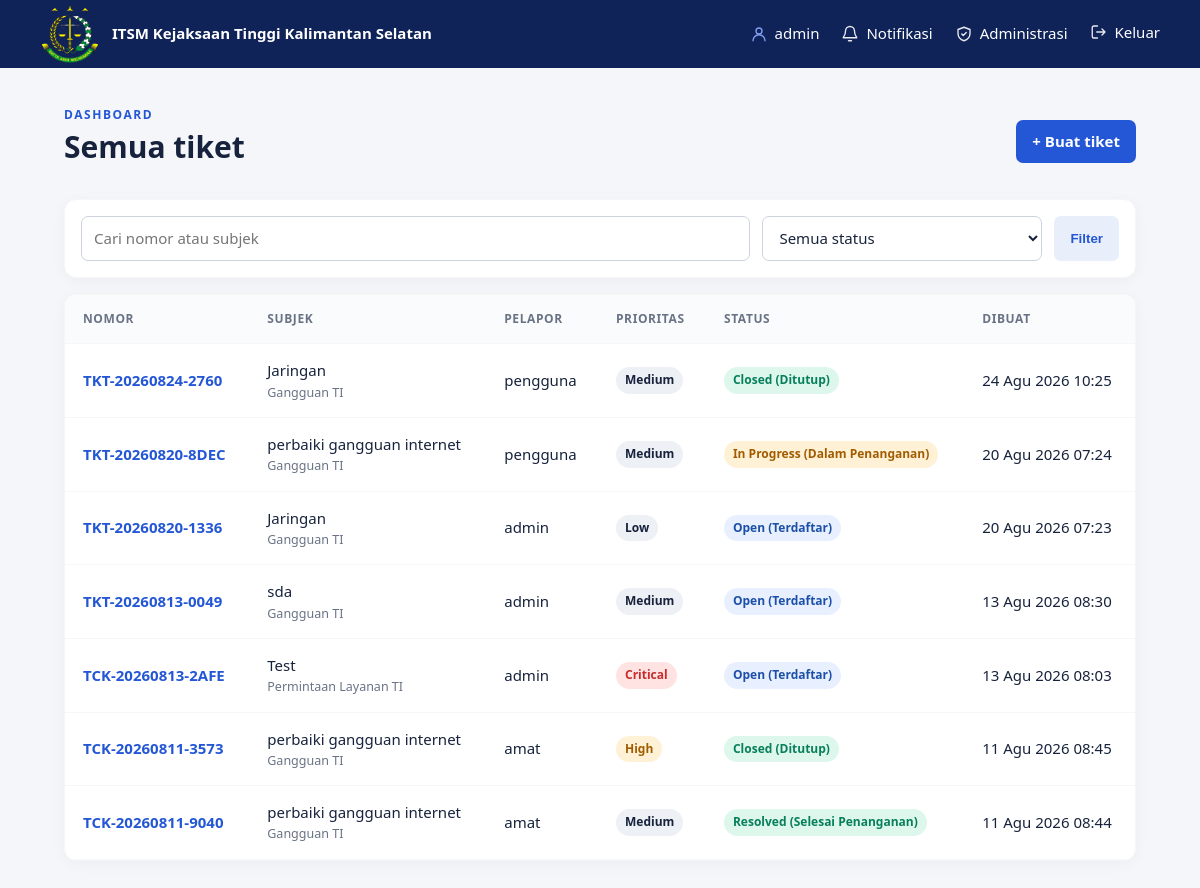
Screenshot of / (signed in) with the database file from the repository.
### tickets/models.py (models this page shows, shortened)
class Ticket(models.Model):
    PRIORITY_CHOICES = [
        ('LOW', 'Low'),
        ('MEDIUM', 'Medium'),
        ('HIGH', 'High'),
        ('CRITICAL', 'Critical'),
    ]
    STATUS_CHOICES = [
        ('OPEN', 'Open (Terdaftar)'),
        ('IN_PROGRESS', 'In Progress (Dalam Penanganan)'),
        ('RESOLVED', 'Resolved (Selesai Penanganan)'),
        ('CLOSED', 'Closed (Ditutup)'),
    ]
    ticket_number = models.CharField(max_length=25, unique=True, editable=False)
    reporter = models.ForeignKey(User, on_delete=models.CASCADE, related_name='reported_tickets')
    category = models.ForeignKey(Category, on_delete=models.PROTECT)
    subject = models.CharField(max_length=200)
    description = models.TextField()
    attachment = models.ImageField(upload_to='ticket_attachments/', blank=True, null=True)
    priority = models.CharField(max_length=10, choices=PRIORITY_CHOICES, default='MEDIUM')
    status = models.CharField(max_length=15, choices=STATUS_CHOICES, default='OPEN')
    created_at = models.DateTimeField(auto_now_add=True)
    updated_at = models.DateTimeField(auto_now=True)
    resolved_at = models.DateTimeField(null=True, blank=True)

class Category(models.Model):
    TYPE_CHOICES = [
        ("INCIDENT", "Gangguan"),
        ("SERVICE_REQUEST", "Permintaan Layanan"),
    ]
    name = models.CharField(max_length=100)
    ticket_type = models.CharField(
        max_length=20,
        choices=TYPE_CHOICES,
        default="INCIDENT",
    )

### tickets/views.py (the view)
# urls.py: path("", views.ticket_list, name="list"),
@login_required
@require_GET
def ticket_list(request):
    tickets = Ticket.objects.select_related("reporter", "category")
    if not request.user.is_staff:
        tickets = tickets.filter(reporter=request.user)
    query = request.GET.get("q", "").strip()
    status = request.GET.get("status", "").strip()
    if query:
        tickets = tickets.filter(
            Q(ticket_number__icontains=query)
            | Q(subject__icontains=query)
            | Q(description__icontains=query)
        )
    if status in dict(Ticket.STATUS_CHOICES):
        tickets = tickets.filter(status=status)
    context = {
        "tickets": tickets.order_by("-created_at"),
        "status_choices": Ticket.STATUS_CHOICES,
        "query": query,
        "selected_status": status,
    }
    return render(request, "tickets/ticket_list.html", context)

### tickets/context_processors.py (called while the page is built)
def notifications(request):
    if not request.user.is_authenticated:
        return {"unread_notification_count": 0}
    return {
        "unread_notification_count": request.user.ticket_notifications.filter(
            is_read=False
        ).count()
    }

### templates/tickets/ticket_list.html (shortened to what this page needs)
{% extends "base.html" %}
{% block content %}
<div class="page-heading">
  <div>
    <p class="eyebrow">DASHBOARD</p>
    <h1>
      {% if user.is_staff %}
      Semua tiket
      {% else %}
      Tiket saya
      {% endif %}
    </h1>
  </div>
  <a class="button" href="{% url 'tickets:create' %}">
    {% if user.is_staff %}
    + Buat tiket
    {% else %}
    + Buat tiket problem
    {% endif %}
  </a>
</div>
<form method="get" class="filters card">
  <input id="ticket-search" name="q" type="search" value="{{ query }}" placeholder="Cari nomor atau subjek">
  <select id="ticket-status" name="status">
    <option value="">Semua status</option>
  </select>
  <button class="button secondary" type="submit">Filter</button>
</form>
<div class="card table-wrap">
  <table>
    <thead>
      <tr>
        <th>Nomor</th>
        <th>Subjek</th>
        {% if user.is_staff %}
        <th>Pelapor</th>
        {% endif %}
        <th>Prioritas</th>
        <th>Status</th>
        <th>Dibuat</th>
      </tr>
    </thead>
    <tbody>
      {% for ticket in tickets %}
      <tr>
        <td>
          <a href="{% url 'tickets:detail' ticket.pk %}">{{ ticket.ticket_number }}</a>
        </td>
        <td>
          {{ ticket.subject }}
          <small>{{ ticket.category.name }}</small>
        </td>
        {% if user.is_staff %}
        <td>{{ ticket.reporter.username }}</td>
        {% endif %}
        <td>
          <span class="badge priority-{{ ticket.priority|lower }}">
            {{ ticket.get_priority_display }}
          </span>
        </td>
        <td>
          <span class="badge status-{{ ticket.status|lower }}">
            {{ ticket.get_status_display }}
          </span>
        </td>
        <td>{{ ticket.created_at|date:"d M Y H:i" }}</td>
      </tr>
      {% empty %}
      <tr>
        <td colspan="{% if user.is_staff %}6{% else %}5{% endif %}" class="empty">
          Belum ada tiket yang ditemukan.
        </td>
      </tr>
      {% endfor %}
    </tbody>
  </table>
</div>
{% endblock %}

### templates/base.html (shortened to what this page needs)
{% load static %}
<!doctype html>
<html lang="id">
<head>
  <link rel="stylesheet" href="{% static 'css/app.css' %}">
  <link rel="stylesheet" href="{% static 'css/notifications.css' %}">
</head>
<body>
  <header class="site-header">
    <a class="brand" href="{% url 'tickets:list' %}">
      <img src="{% static 'images/logo_kejaksaan.png' %}" alt="logo kejaksaan " class="brand-logo">
      <span> ITSM Kejaksaan Tinggi Kalimantan Selatan</span>
    </a>
    {% if user.is_authenticated %}
    <nav>
      <span class="nav-item user-name">
        <svg class="nav-icon" viewBox="0 0 24 24" aria-hidden="true">
          <circle cx="12" cy="8" r="4"></circle>
          <path d="M4 21a8 8 0 0 1 16 0"></path>
        </svg>
        {{ user.get_full_name|default:user.username }}
      </span>
      <a class="nav-item notification-link" href="{% url 'tickets:notifications' %}">
        <svg class="nav-icon" viewBox="0 0 24 24" aria-hidden="true">
          <path d="M18 8a6 6 0 0 0-12 0c0 7-3 7-3 9h18c0-2-3-2-3-9"></path>
          <path d="M10 21h4"></path>
        </svg>
        Notifikasi
      </a>
      {% if user.is_superuser %}<a class="nav-item" href="{% url 'admin:index' %}">
        <svg class="nav-icon" viewBox="0 0 24 24" aria-hidden="true">
          <path d="M12 3 4 6v5c0 5 3.4 8.7 8 10 4.6-1.3 8-5 8-10V6l-8-3Z"></path>
          <path d="m9 12 2 2 4-4"></path>
        </svg>
        Administrasi
      </a>{% endif %}
      <form method="post" action="{% url 'logout' %}">{% csrf_token %}<button class="link-button nav-item">
          <svg class="nav-icon" viewBox="0 0 24 24" aria-hidden="true">
            <path d="M10 4H5a2 2 0 0 0-2 2v12a2 2 0 0 0 2 2h5"></path>
            <path d="m16 16 4-4-4-4M20 12H9"></path>
          </svg>
          Keluar
        </button></form>
    </nav>
    {% endif %}
  </header>
  <main class="container">
    {% block content %}{% endblock %}
  </main>
</body>
</html>

### static/css/app.css (style rules this page uses)
:root { --ink: #17233c; --muted: #697386; --line: #f6f6f7; --surface: #fff; --bg: #f4f6fa; --brand: #2457d6; --brand-dark: #1943aa; --success: #087f5b; --warning: #a15c00; --danger: #c92a2a }
* { box-sizing: border-box }
body { margin: 0; background: var(--bg); color: var(--ink); font: 15px/1.55 system-ui, -apple-system, "Segoe UI", sans-serif }
.site-header { height: 68px; background: #0f2359; color: #fffefe; display: flex; align-items: center; justify-content: space-between; padding: 0 max(24px, calc((100% - 1120px)/2)) }
.brand { display: flex; align-items: center; gap: 12px; color: #fff; text-decoration: none; font-weight: 700 }
.brand-logo { height: 60px; width: 60px; border-radius: 60%; flex-shrink: 0; }
.site-header nav { display: flex; align-items: center; gap: 22px }
.site-header nav a, .link-button { color: #fff; text-decoration: none }
.site-header form { margin: 0 }
.link-button { border: 0; background: none; font: inherit; cursor: pointer; padding: 0 }
.container { max-width: 1120px; margin: 38px auto; padding: 0 24px 64px }
h1 { font-size: 30px; line-height: 1.2; margin: 4px 0 12px }
.eyebrow { font-size: 12px; letter-spacing: .13em; color: var(--brand); font-weight: 800; margin: 0 }
.muted, small { color: var(--muted) }
.card { background: var(--surface); border: 1px solid var(--line); border-radius: 12px; padding: 24px; box-shadow: 0 3px 15px rgba(23, 35, 60, .04) }
.page-heading { display: flex; align-items: center; justify-content: space-between; margin-bottom: 22px }
.button { display: inline-flex; align-items: center; justify-content: center; background: var(--brand); color: #fff; border: 0; border-radius: 7px; padding: 10px 16px; font-weight: 650; text-decoration: none; cursor: pointer }
.button.secondary { background: #e9eefb; color: var(--brand) }
.filters { display: grid; grid-template-columns: 1fr 280px auto; gap: 12px; margin-bottom: 16px; padding: 16px }
.filters input, .filters select, input, select, textarea { width: 100%; border: 1px solid #ccd3df; border-radius: 7px; padding: 10px 12px; background: #fff; color: var(--ink); font: inherit }
.table-wrap { padding: 0; overflow: auto }
table { width: 100%; border-collapse: collapse }
th, td { text-align: left; padding: 15px 18px; border-bottom: 1px solid var(--line) }
th { font-size: 12px; text-transform: uppercase; letter-spacing: .05em; color: var(--muted); background: #fafbfc }
td a { color: var(--brand); font-weight: 700; text-decoration: none }
td small { display: block }
.badge { display: inline-block; border-radius: 99px; padding: 4px 9px; font-size: 12px; font-weight: 700; background: #edf0f5 }
.status-open { color: #1c4fa7; background: #e8f0ff }
.status-in_progress, .priority-high { color: var(--warning); background: #fff1d6 }
.status-resolved, .status-closed { color: var(--success); background: #ddf7ec }
.priority-critical { color: var(--danger); background: #ffe3e3 }

### static/css/notifications.css (style rules this page uses)
.notification-link { position: relative; }
.nav-item { display: inline-flex; align-items: center; gap: 7px; white-space: nowrap; }
.nav-icon { width: 18px; height: 18px; flex: 0 0 auto; fill: none; stroke: currentColor; stroke-width: 1.8; stroke-linecap: round; stroke-linejoin: round; opacity: .9; }
.user-name .nav-icon { color: #8eabff; }

### rows the page displays
Ticket: ticket_number "TKT-20260824-2760", subject "Jaringan", category.name "Gangguan TI", reporter.username "pengguna", priority "Medium", status "Closed (Ditutup)", created_at "24 Agu 2026 10:25"
Ticket: ticket_number "TKT-20260820-8DEC", subject "perbaiki gangguan internet", category.name "Gangguan TI", reporter.username "pengguna", priority "Medium", status "In Progress (Dalam Penanganan)", created_at "20 Agu 2026 07:24"
Ticket: ticket_number "TKT-20260820-1336", subject "Jaringan", category.name "Gangguan TI", reporter.username "admin", priority "Low", status "Open (Terdaftar)", created_at "20 Agu 2026 07:23"
Ticket: ticket_number "TKT-20260813-0049", subject "sda", category.name "Gangguan TI", reporter.username "admin", priority "Medium", status "Open (Terdaftar)", created_at "13 Agu 2026 08:30"
Ticket: ticket_number "TCK-20260813-2AFE", subject "Test", category.name "Permintaan Layanan TI", reporter.username "admin", priority "Critical", status "Open (Terdaftar)", created_at "13 Agu 2026 08:03"
Ticket: ticket_number "TCK-20260811-3573", subject "perbaiki gangguan internet", category.name "Gangguan TI", reporter.username "amat", priority "High", status "Closed (Ditutup)", created_at "11 Agu 2026 08:45"
Ticket: ticket_number "TCK-20260811-9040", subject "perbaiki gangguan internet", category.name "Gangguan TI", reporter.username "amat", priority "Medium", status "Resolved (Selesai Penanganan)", created_at "11 Agu 2026 08:44"

### other values shown
{{ user.get_full_name|default:user.username }} "admin"
